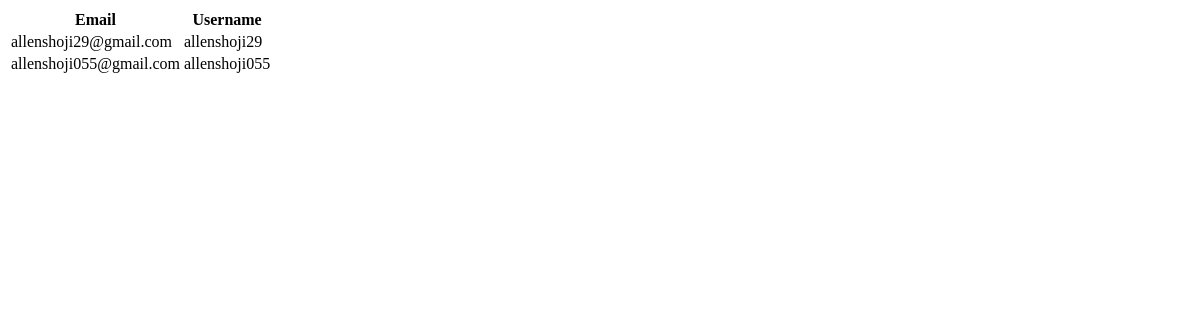
/users, run on an earlier commit of the app's database.
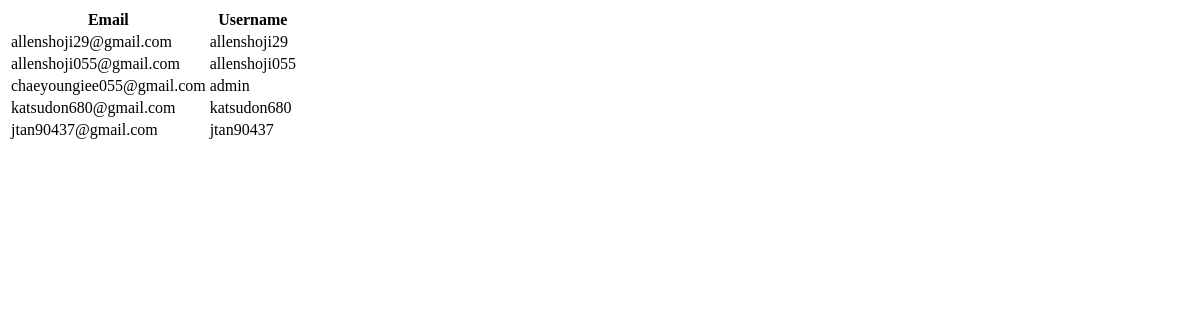
And on a later commit of the database.
### website/models.py (models this page shows)
class User(db.Model, UserMixin):
    id = db.Column(db.Integer, primary_key=True)
    username = db.Column(db.String(150), unique=True, nullable=False)
    email = db.Column(db.String(150), unique=True, nullable=False)
    password = db.Column(db.String(150))
    date_created = db.Column(db.DateTime(timezone=True), default=func.now())
    is_admin = db.Column(db.Boolean, default=False)
    balance = db.Column(db.Float, default=0.0)
    transactions = relationship('Transaction', backref='user')

### website/views.py (the view)
@views.route('/users')
def users():
    users = User.query.all()
    total_users = len(users)
    return render_template('users.html', users=users, total_users=total_users)

### main.py (called while the page is built)
@app.before_request
def before_request():
    global last_request_time
    last_request_time = time.time()

### website/templates/users.html
<html>
<table>
    <tr>
        <th>Email</th>
        <th>Username</th>
    </tr>
    {% for user in users %}
    <tr>
        <td>{{ user.email }}</td>
        <td>{{ user.username }}</td>
    </tr>
    {% endfor %}
</table>
</html>

What changed in the data, as far as the page shows it:
added User: email "chaeyoungiee055@gmail.com", username "admin"
added User: email "katsudon680@gmail.com", username "katsudon680"
added User: email "jtan90437@gmail.com", username "jtan90437"
